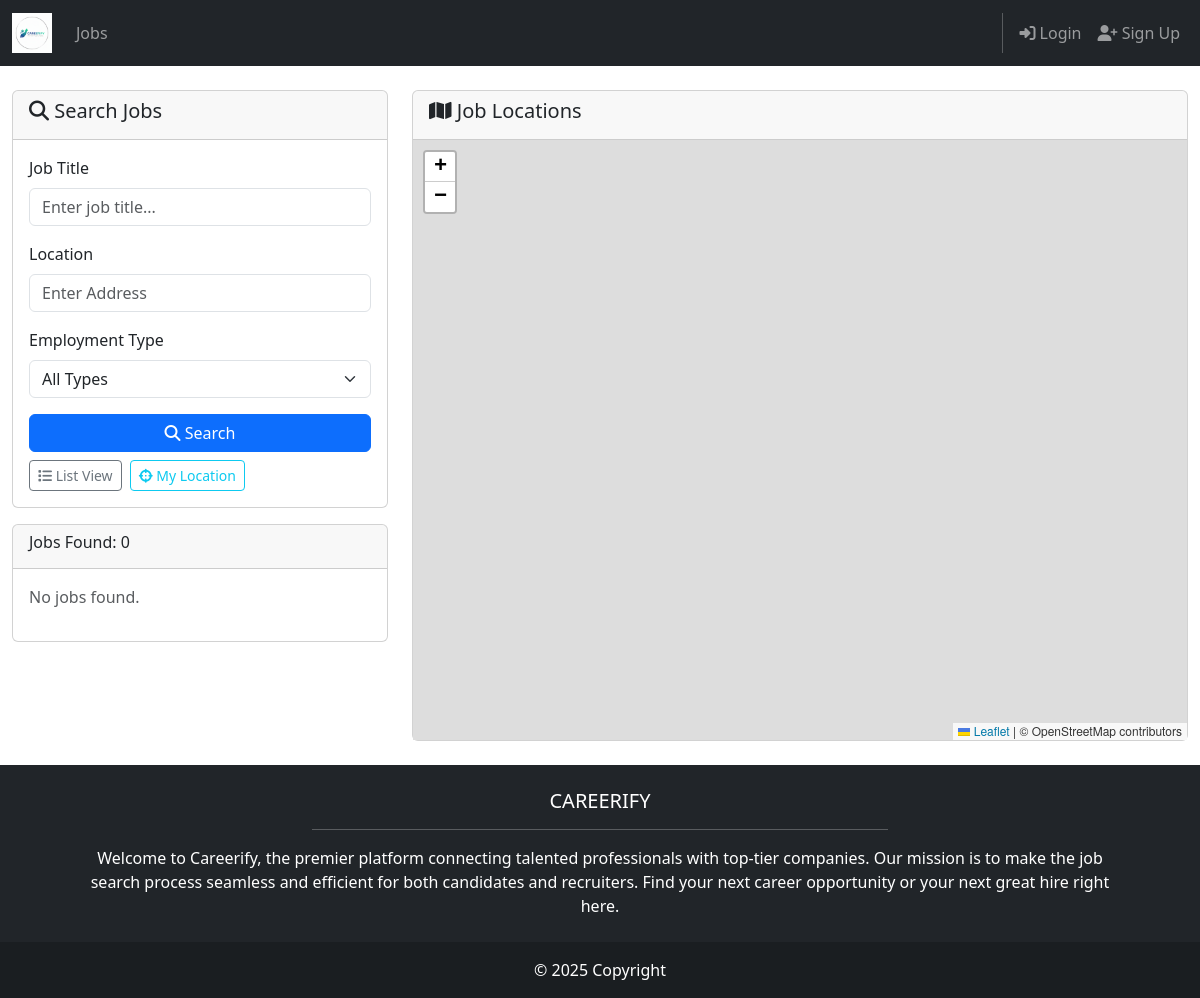
The page /jobs/map/ on the database as committed earlier.
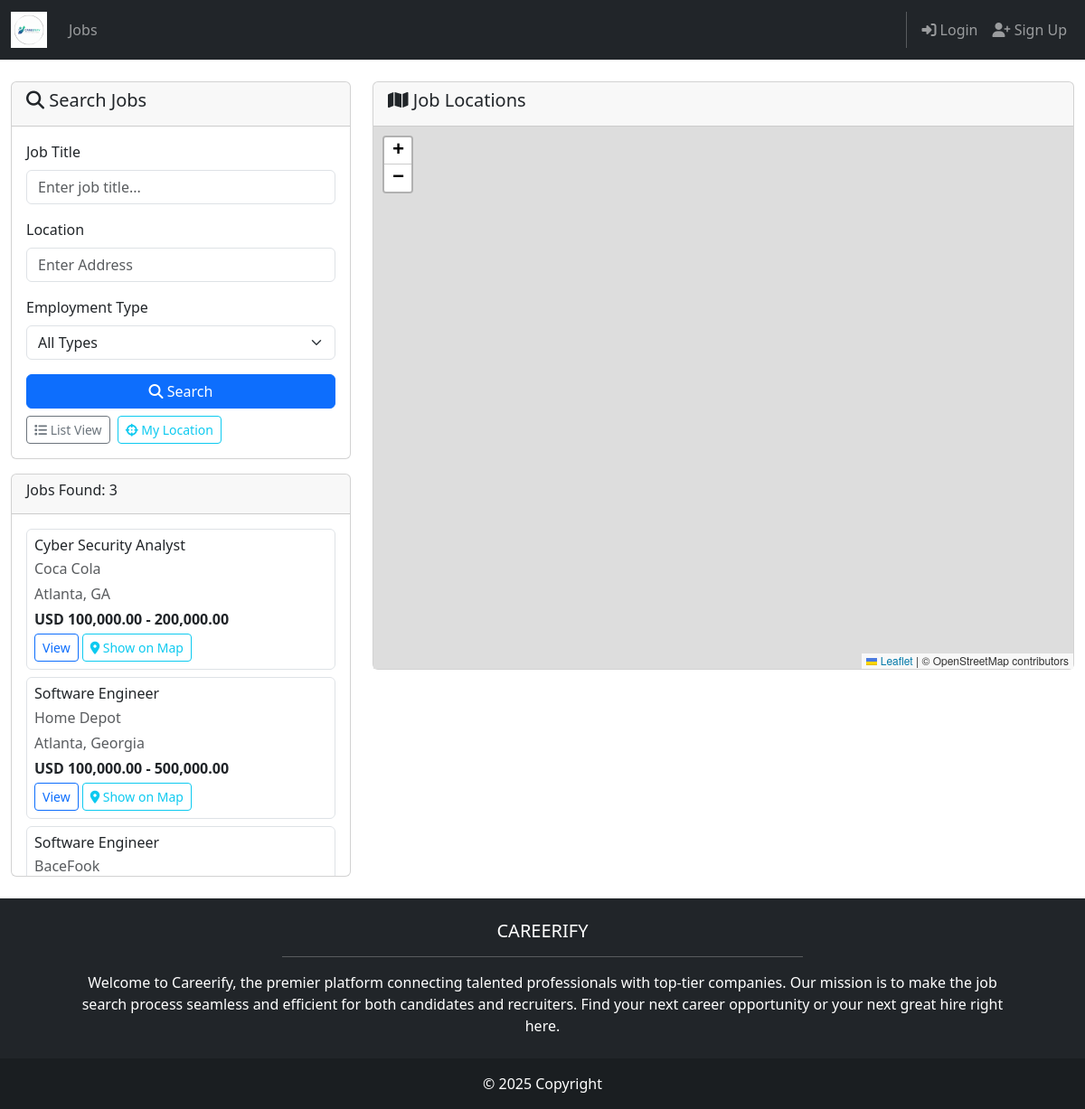
The same page on the database as committed later.
### jobpostings/models.py (models this page shows, shortened)
class JobPosting(models.Model):
    EMPLOYMENT_TYPE_CHOICES = (
        ('full_time', 'Full-time'),
        ('part_time', 'Part-time'),
        ('contract', 'Contract'),
        ('internship', 'Internship'),
        ('temporary', 'Temporary'),
        ('other', 'Other'),
    )
    company_name = models.CharField(max_length=150)
    title = models.CharField(max_length=150)
    city = models.CharField(max_length=100, default='')
    state = models.CharField(max_length=50, default='')
    address = models.CharField(max_length=50, blank=True, help_text="Address")
    pay_min = models.DecimalField(max_digits=10, decimal_places=2, null=True, blank=True)
    pay_max = models.DecimalField(max_digits=10, decimal_places=2, null=True, blank=True)
    currency = models.CharField(max_length=10, default='USD')
    employment_type = models.CharField(max_length=20, choices=EMPLOYMENT_TYPE_CHOICES, default='full_time')
    description = models.TextField()
    benefits = models.TextField(blank=True)
    application_url = models.URLField(blank=True)
    application_email = models.EmailField(blank=True)
    posted_by = models.ForeignKey(User, on_delete=models.SET_NULL, null=True, blank=True, related_name='job_postings')
    created_at = models.DateTimeField(auto_now_add=True)
    updated_at = models.DateTimeField(auto_now=True)
    is_active = models.BooleanField(default=True)
    class Meta:
        ordering = ['-created_at']
    def pay_range_display(self) -> str:
        if self.pay_min is not None and self.pay_max is not None:
            return f"{self.currency} {self.pay_min:,.2f} - {self.pay_max:,.2f}"
        if self.pay_min is not None:
            return f"From {self.currency} {self.pay_min:,.2f}"
        if self.pay_max is not None:
            return f"Up to {self.currency} {self.pay_max:,.2f}"
        return "Not specified"
    def location_display(self) -> str:
        return f"{self.city}, {self.state}"
    def full_address(self) -> str:
        parts = [self.address, self.city, self.state]
        return ", ".join(part for part in parts if part) or self.location_display()

### jobpostings/views.py (the view, shortened to what this page needs)
# urls.py: path('map/', views.job_map_view, name='map'),
def job_map_view(request):
    search_query = request.GET.get('search', '')
    location_filter = request.GET.get('location', '')
    employment_type_filter = request.GET.get('employment_type', '')
    job_id = request.GET.get('job_id', '')
    jobs = JobPosting.objects.filter(is_active=True)
    if employment_type_filter:
        jobs = jobs.filter(employment_type=employment_type_filter)
    job_markers = []
    highlighted_job = None
    for job in jobs:
        is_highlighted = job_id and str(job.id) == str(job_id)
        if is_highlighted:
            highlighted_job = job
        display_location = job.full_address()
        state_value = job.state.strip() if job.state else ''
        state_full = get_state_full_name(state_value)
        geocode_parts = [job.address, job.city, state_full or state_value]
        if state_value or state_full:
            geocode_parts.append('USA')
        geocode_query = ", ".join(part for part in geocode_parts if part) or display_location
        job_markers.append({
            'id': job.id,
            'title': job.title,
            'company': job.company_name,
            'location': job.location_display(),
            'pay_range': job.pay_range_display(),
            'address': job.address,
            'geocode_query': geocode_query,
            'display_location': display_location,
            'state': state_value,
            'state_full': state_full,
            'employment_type': job.get_employment_type_display(),
            'url': reverse('jobpostings:detail', args=[job.id]),
            'description': job.description[:100] + '...' if len(job.description) > 100 else job.description,
            'is_highlighted': is_highlighted,
        })
    context = {
        'jobs': jobs,
        'job_markers': job_markers,
        'search_query': search_query,
        'location_filter': location_filter,
        'employment_type_filter': employment_type_filter,
        'employment_types': JobPosting.EMPLOYMENT_TYPE_CHOICES,
        'highlighted_job': highlighted_job,
        'job_id': job_id,
    }
    return render(request, 'jobpostings/job_map.html', context)

### jobpostings/views.py (called while the page is built)
def get_state_full_name(state_value: str) -> str:
    if not state_value:
        return ''
    state_value = state_value.strip()
    if len(state_value) == 2:
        return US_STATE_NAMES.get(state_value.upper(), state_value)
    return state_value

### jobpostings/templates/jobpostings/job_map.html (shortened to what the changed rows need)
{% extends 'base.html' %}
{% block content %}
<div class="container-fluid py-4">
    <div class="row">
        <div class="col-md-4">
            <div class="card">
                <div class="card-header">
                    <h6>Jobs Found: {{ jobs.count }}</h6>
                </div>
                <div class="card-body" style="max-height: 400px; overflow-y: auto;">
                    {% for job in jobs %}
                    <div class="job-item mb-2 p-2 border rounded">
                        <h6 class="mb-1">{{ job.title }}</h6>
                        <p class="mb-1 text-muted">{{ job.company_name }}</p>
                        <p class="mb-1 text-muted">{{ job.location_display }}</p>
                        <p class="mb-1"><strong>{{ job.pay_range_display }}</strong></p>
                        <div class="d-flex gap-1">
                            <a href="{% url 'jobpostings:detail' job.id %}" class="btn btn-sm btn-outline-primary">
                                View
                            </a>
                            {% with map_location=job.address|default:job.location_display %}
                            <a href="{% url 'jobpostings:map' %}?location={{ map_location|urlencode }}&job_id={{ job.id }}" class="btn btn-sm btn-outline-info">
                                <i class="fas fa-map-marker-alt"></i> Show on Map
                            </a>
                            {% endwith %}
                        </div>
                    </div>
                    {% empty %}
                    <p class="text-muted">No jobs found.</p>
                    {% endfor %}
                </div>
            </div>
        </div>
    </div>
</div>
<link rel="stylesheet" href="https://unpkg.com/leaflet@1.9.4/dist/leaflet.css" />
{% endblock content %}

Rows that differ between the two databases and show on the page:
added JobPosting: title "Cyber Security Analyst", company_name "Coca Cola", location_display "Atlanta, GA", pay_range_display "USD 100,000.00 - 200,000.00"
added JobPosting: title "Software Engineer", company_name "Home Depot", location_display "Atlanta, Georgia", pay_range_display "USD 100,000.00 - 500,000.00"
added JobPosting: title "Software Engineer", company_name "BaceFook"
Other text that changed with them:
{{ jobs.count }}: "0" → "3"
text no longer shown: "No jobs found."
